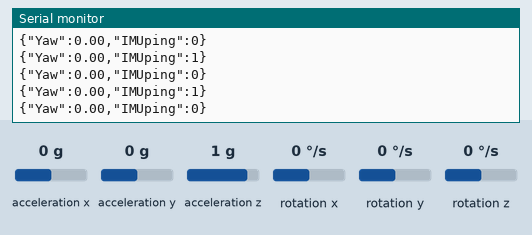
This sketch was run on a simulated Arduino Uno, built with avr-gcc and run on an emulated ATmega328P. Shown: the last lines printed to the serial monitor. The inputs (shaded band) are chosen by the test bench; at power-on: rotation z 0 °/s, acceleration x 0 g, acceleration y 0 g, acceleration z 1 g, rotation x 0 °/s, rotation y 0 °/s.

Above: at 1.7 s.
1.8 s: rotation z set to -192 °/s
At 1.88 s:
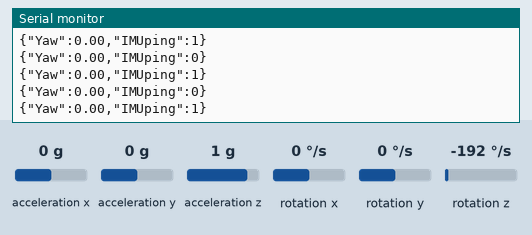
4.8 s: acceleration x set to -1.4 g
At 4.8 s:
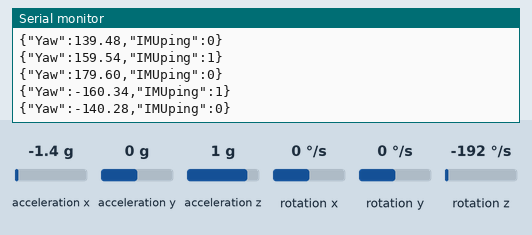
6.3 s: acceleration y set to -1.4 g
At 6.36 s:
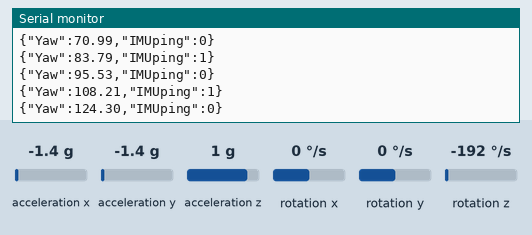
7.8 s: acceleration z set to -1.4 g
At 7.82 s:
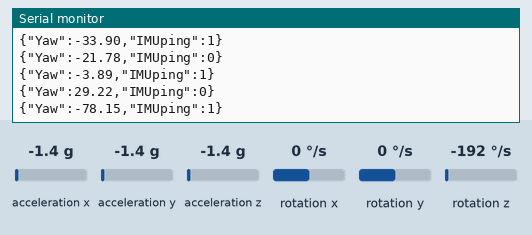
9.3 s: acceleration x set to 0.8 g
At 9.38 s:
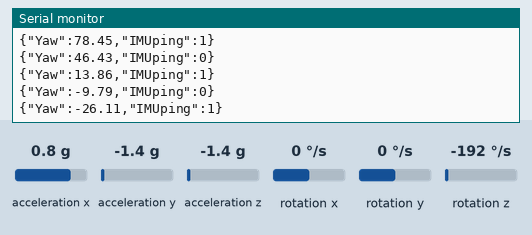
Timing chart, 0 to 12.3 s (numbered marks = the images above; inputs shaded):
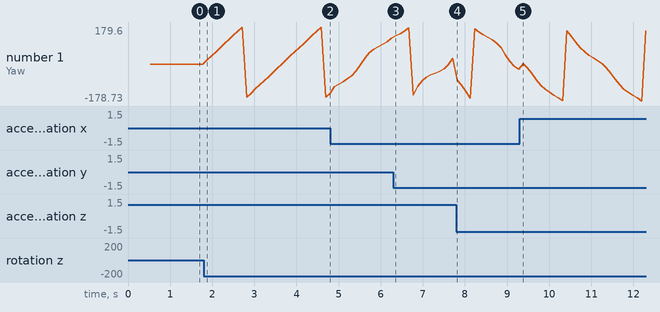

The sketch:

MPU6050_example.ino
```cpp
#include "I2Cdev.h"
#include "MPU6050_6Axis_MotionApps20.h"
#include "Wire.h"


#define INTERVAL_IMU  100   // interval of reading IMU
MPU6050 mpu;  // AD0 = LOW
float   YAW;
#define INTERRUPT_PIN  2  // use pin 2 on Arduino Uno & most boards
// MPU control/status vars
bool IMU_Ready = false;  // set true if DMP init was successful
uint8_t fifoBuffer[64]; // FIFO storage buffer
Quaternion q;           // [w, x, y, z]         quaternion container
VectorFloat gravity;    // [x, y, z]            gravity vector
float ypr[3];           // [yaw, pitch, roll]   yaw/pitch/roll container and gravity vector
bool IMU_pingpong = false;
String IMU_str;

void setup() {
    Wire.begin();
    Wire.setClock(400000); // 400kHz I2C clock. Comment this line if having compilation difficulties
    Serial.begin(57600);

    IMU_begin();
}


void loop() {
  if (IMU_Ready) {
    IMU_Yaw();
  }
}
```

IMU.ino
```cpp
void IMU_begin() {
    uint8_t mpuIntStatus;   // holds actual interrupt status byte from MPU
    uint8_t devStatus;      // return status after each device operation (0 = success, !0 = error)
    uint16_t packetSize;    // expected DMP packet size (default is 42 bytes)
    uint16_t fifoCount;     // count of all bytes currently in FIFO

    Serial.println("Initializing I2C devices...");
    mpu.initialize();
    pinMode(INTERRUPT_PIN, INPUT);

    // verify connection
    Serial.println(F("Testing device connections..."));
    Serial.println(mpu.testConnection() ? F("MPU6050 connection successful") : F("MPU6050 connection failed"));

    //delay(5000);
    // wait for ready
    //Serial.println("\nSend any character to begin DMP programming and demo: ");
    //while (Serial.available() && Serial.read()); // empty buffer
    //while (!Serial.available());                 // wait for data
    //while (Serial.available() && Serial.read()); // empty buffer again

    // load and configure the DMP
    Serial.println("Initializing DMP...");
    devStatus = mpu.dmpInitialize();


    // supply your own gyro offsets here, scaled for min sensitivity
    mpu.setXGyroOffset(220);
    mpu.setYGyroOffset(76);
    mpu.setZGyroOffset(-85);
    mpu.setZAccelOffset(1788); // 1688 factory default for my test chip

    // make sure it worked (returns 0 if so)
    if (devStatus == 0) {
        // Calibration Time: generate offsets and calibrate our MPU6050
        mpu.CalibrateAccel(6);
        mpu.CalibrateGyro(6);
        mpu.PrintActiveOffsets();
        // turn on the DMP, now that it's ready
        Serial.println("Enabling DMP...");
        mpu.setDMPEnabled(true);

        // enable Arduino interrupt detection
        Serial.print("Enabling interrupt detection (Arduino external interrupt ");
        Serial.print(digitalPinToInterrupt(INTERRUPT_PIN));
        Serial.println(")...");
       // attachInterrupt(digitalPinToInterrupt(INTERRUPT_PIN), dmpDataReady, RISING);
        mpuIntStatus = mpu.getIntStatus();

        // set our DMP Ready flag so the main loop() function knows it's okay to use it
        Serial.println("DMP ready! Waiting for first interrupt...");
        IMU_Ready = true;

        // get expected DMP packet size for later comparison
        packetSize = mpu.dmpGetFIFOPacketSize();
    } else {
        // ERROR!
        // 1 = initial memory load failed
        // 2 = DMP configuration updates failed
        // (if it's going to break, usually the code will be 1)
        Serial.print("DMP Initialization failed (code ");
        Serial.print(devStatus);
        Serial.println(")");
    }
}

// ===================== IMU_Yaw ============================
void IMU_Yaw() {
  static unsigned long lasttime;
    // read a packet from FIFO
  if (mpu.dmpGetCurrentFIFOPacket(fifoBuffer) && (millis()-lasttime) > INTERVAL_IMU) { // Get the Latest packet

        lasttime = millis();

        // display Euler angles in degrees
        mpu.dmpGetQuaternion(&q, fifoBuffer);
        mpu.dmpGetGravity(&gravity, &q);
        mpu.dmpGetYawPitchRoll(ypr, &q, &gravity);
        YAW = ypr[0]* 180/M_PI;
        IMU_pingpong = !IMU_pingpong;
        IMU_str ="{\"Yaw\":" + String(YAW) + ",\"IMUping\":" + String(IMU_pingpong) + "}";
        Serial.println(IMU_str);
  }
  //return -1000;
}

// ================================================================
// ===               INTERRUPT DETECTION ROUTINE                ===
// ================================================================

//volatile bool mpuInterrupt = false;     // indicates whether MPU interrupt pin has gone high
//void dmpDataReady() {
//    mpuInterrupt = true;
//}
```

Measured:
- after the input at 7.8 s, the serial monitor: prints a new line at once (image 4)
- plotted number 1: 0 → -140.28 after the input at 1.8 s, -140.28 → 124.3 after the input at 4.8 s, 124.3 → 29.22 after the input at 6.3 s, 29.22 → -26.11 after the input at 7.8 s, -26.11 → -19.09 after the input at 9.3 s
